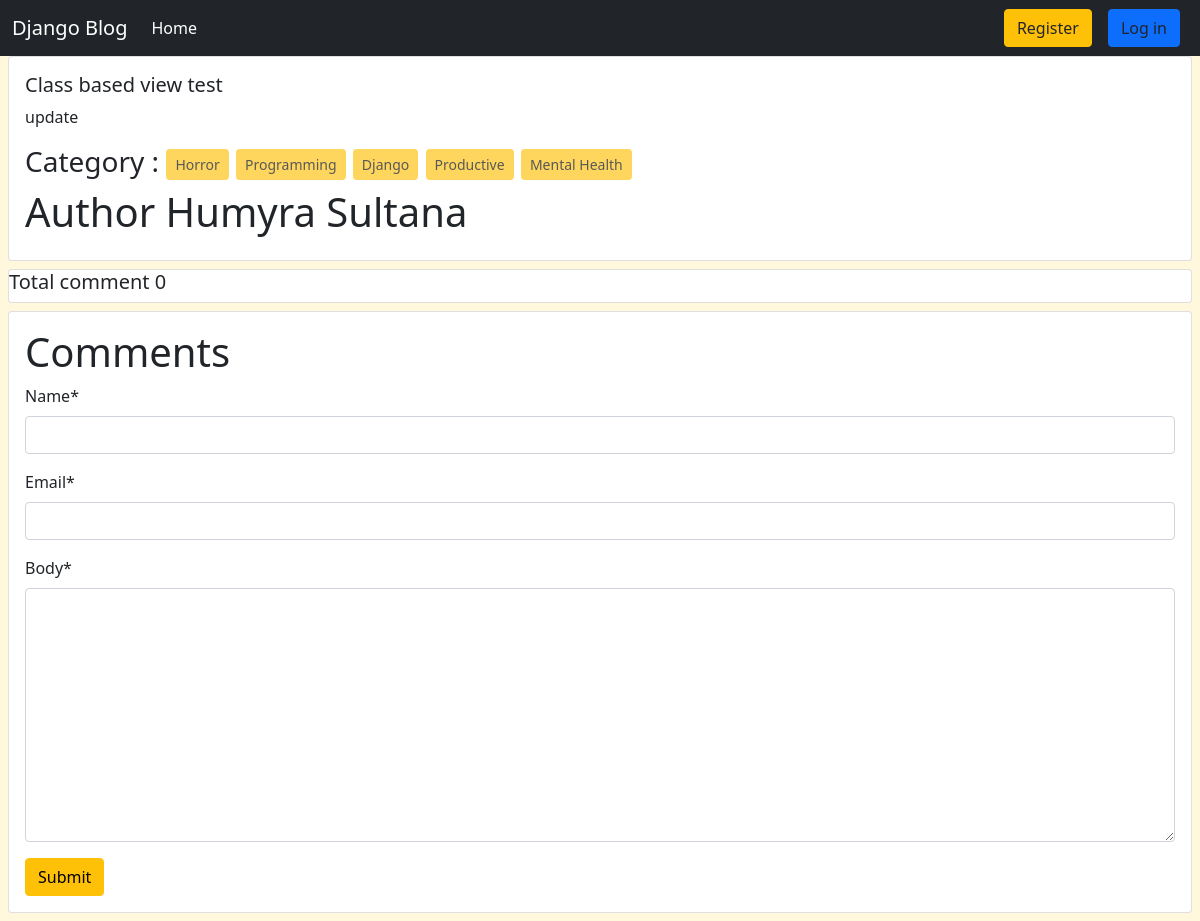
/post/PostDetailsView/5/, run on the app's committed database.
### post/models.py (models this page shows, shortened)
class Post(models.Model):
    title = models.CharField(max_length=255)
    content = models.TextField()
    category = models.ManyToManyField(Catagory) # akta post multiple categorir modde takte pare abr akta categorir modde multiple post takte pare
    author = models.ForeignKey(User,on_delete=models.CASCADE)
    image = models.ImageField(upload_to='post/media/uploads/',blank=True,null=True)

### categories/models.py (models this page shows, shortened)
class Catagory(models.Model):
    name = models.CharField(max_length=100)
    slug = models.SlugField(max_length=100,unique=True,blank=True,null=True)

### post/views.py (the view, shortened to what this page needs)
# urls.py: path('PostDetailsView/<int:id>/',views.PostDetailsView.as_view(),name='DetailsViews'),
class PostDetailsView(DetailView):
    model = models.Post
    template_name = 'Post_details_view.html'
    pk_url_kwarg = 'id'
    def get_context_data(self, **kwargs):
        context = super().get_context_data(**kwargs)
        post = self.object #post model er object ai kane store korlam
        comments = post.comments.all()
        commentForm = forms.commentForm()
        context['comments'] = comments
        context['commentForm'] = commentForm
        return context

### post/forms.py
class commentForm(forms.ModelForm):
    class Meta:
        model = Comment
        fields = ['name','email','body']

### post/templates/Post_details_view.html (shortened to what this page needs)
{% extends "base.html" %}
{% load crispy_forms_tags %}
{% block content %}
<div class="col-12">
    <div class="card mx-2">
      <div class="card-body">
        <h5 class="card-title">{{post.title}}</h5>
        <p class="card-text">{{post.content}}</p>
        <h3>Category :
            {% for cat in post.category.all %}
            <button disabled="disabled" class="btn btn-warning btn-sm">{{cat.name}}</button>
            {% endfor %} </h3>
        <h1>Author {{post.author.first_name}} {{post.author.last_name}}</h1>
      </div>
    </div>
  </div>
  <div class="card m-2">
    <h5>Total comment {{ comments | length}}</h5>
  </div>
<div class="card m-2">
  <div class="card-body">
    <form method = "post" >
      <h1>Comments</h1>
      {{ commentForm | crispy}}
      <button type="submit" class="btn btn-warning">Submit</button>
  </form>
  </div>
</div>
{% endblock content %}

### data on the page
Post: title "Class based view test", content "update", author.first_name "Humyra", author.last_name "Sultana"
Catagory: name "Horror"
Catagory: name "Programming"
Catagory: name "Django"
Catagory: name "Productive"
Catagory: name "Mental Health"

### other printed values
{{ comments | length }} "0"
